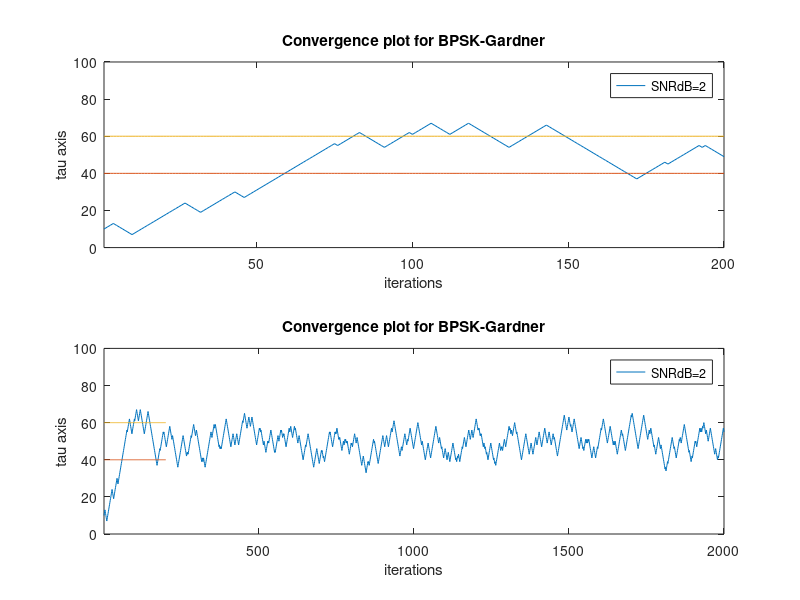
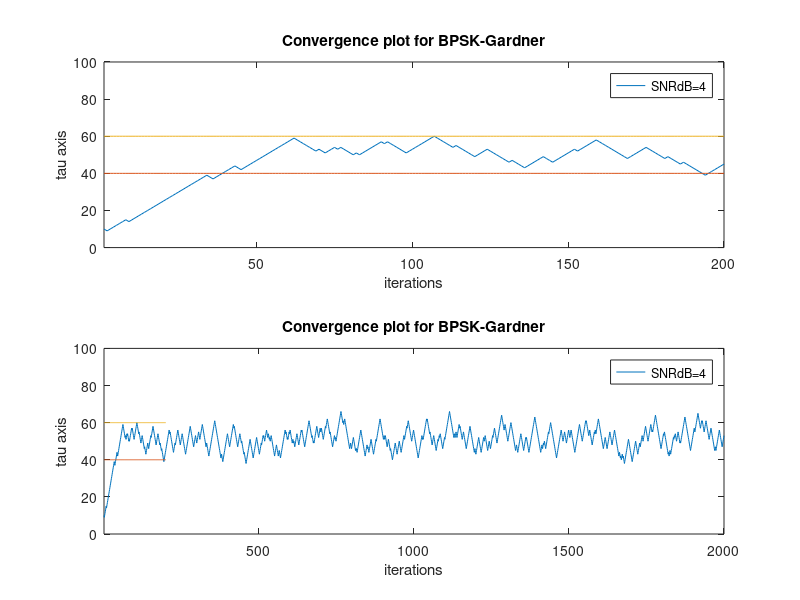
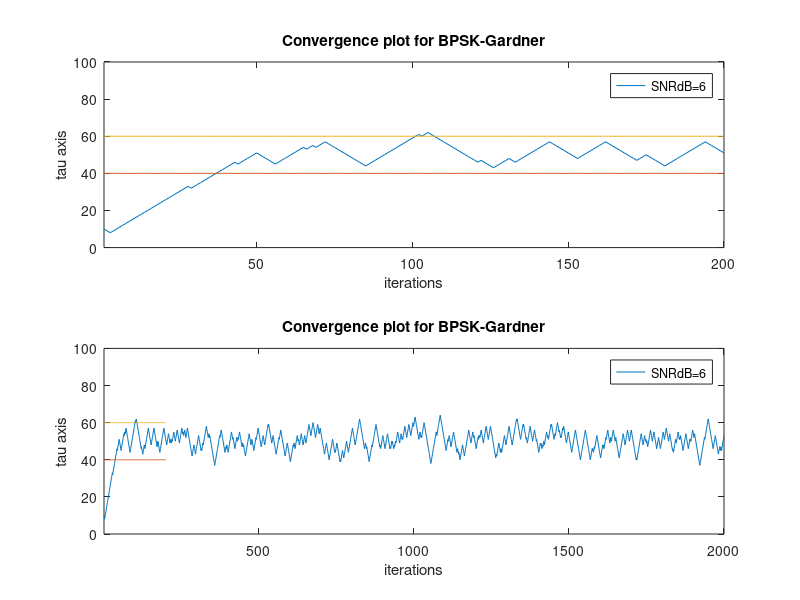
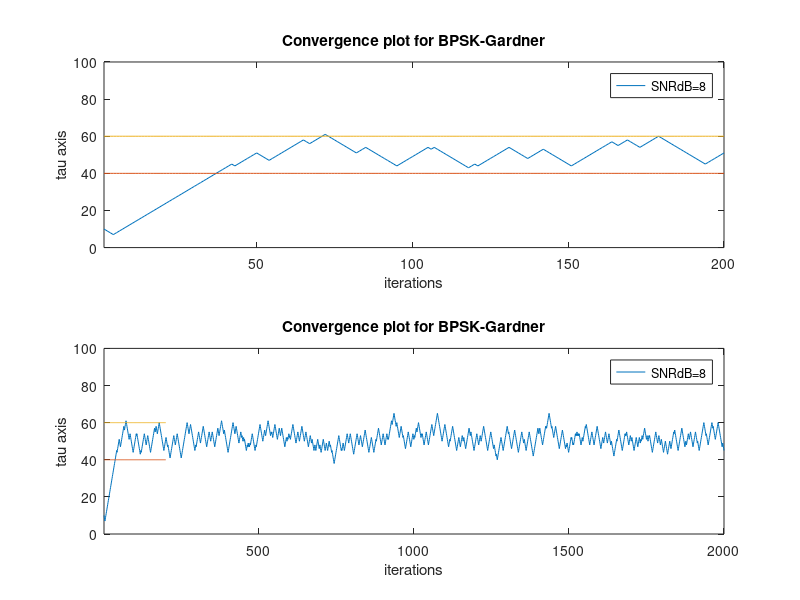

MATLAB code to generate these figures, in order:
clc
clear
close all
%% Data generation
N = 3*10^4; % Number of bits
ip = rand(1,N)>0.5;% Generating 0,1
data = 2*ip-1;
% BPSK modulation
Tsym = 100;% No. of samples per symbol
MSE = zeros(1,5); % A memory for the MSE
BER_sim = zeros(1,5); % A memory for the simulated BER
%% Pulse shape
p = sin(2*pi*(0:Tsym-1)/(2*Tsym));% Sinusoidal wave
%p=rcosdesign(0.5,10,Tsym,'sqrt');
data_up = zeros(1,length(data)*Tsym);% Creation a memory of zeros
data_up(1:Tsym:end) = data; % Interpolation the data
w = conv(data_up,p);% The convolution operation
%% Noise addition
SNRdB=2:2:10; % Signal to Noise Ratio
SNR=10.^(SNRdB/10) ;% The linear values for the noise
for cv=1:length(SNR) % Generate a loop
    noise=sqrt(1/(2*SNR(cv)))*randn(1,length(w));
                        % Noise generation
    received=w+noise;   % Received signal with noise
   % received=conv(received1,p);
%% Detection and Correction
    tau=0;              %Initial value for tau
    delta=Tsym/2;       %The shifting value before and
                        %after the midway sample
    center=60;          %The assumed place for the first
                        %midway sample
    a=zeros(1,N-1);
                        %A memory of zeros for the
                        %earlier samples
    cenpoint=zeros(1,N-1);
                        %A memory of zeros for the
                        %midway samples
    remind=zeros(1,N-1);
                        %A memory of zeros for the remind
    avgsamples=6;       %Six values of Gardner algorithm
                        %are used to find the average
    stepsize=1;          %Correction step size
    rit=0;              %Iteration counter
    GA=zeros(1,avgsamples); %A memory of zeros
    tauvector=zeros(1,1900); %A memory of zeros for tau
                             %vector(2000-100=1900)
    uor=0;                   %A counter for the tau vector
    for ii= (Tsym/2)+1:Tsym:length(received)-(Tsym/2)
        rit=rit+1; %A counter
        midsample=received(center); %The midway sample
        latesample=received(center+delta);%The late sample
        earlysample=received(center-delta);%The early sample                                            
        a(rit)=earlysample; %Save samples
        %% Error detection
         sub=latesample-earlysample;
        %Subtraction process
        GA(mod(rit,avgsamples)+1)=sub*midsample;
        %Gardner Algorithm
        %% Loop filter
        if mean(GA) > 0
            tau =- stepsize;             %Shift by decreasing
        else
            tau = stepsize;  %Shift by increasing
        end
        %% Safe remind values
        cenpoint(rit)=center; %Save positions of
                                %midway samples
        remind(rit)=rem((center-Tsym/2),Tsym);
                                %Save remind values to find
                            % convergence plots
       %% tau vector
        if rit>=100 && rit<2000 %tau vector from 100 to
                                %2000 where the convergence
            uor=uor+1; %happens
            tauvector(uor)= (remind(rit)-(Tsym/2)).^2;
                                    %Difference between the
                                    %estimated tau & the
        end %optimal tau
        %% Correction
        center=center+Tsym+tau; %Adding the tau value
        if center>=length(received)-(Tsym/2)-1
            break; %Break the loop when
                    %the midway sample reaches
                    %to 51 samples before
                        %the last sample
        end
    end
 %% Mean Squared Error (MSE) 
 	 MSE(cv)=mean(tauvector);	%Finding the Mean Squared Error 
 	 %% convergence plot 
 	 figure 
 	 symbols = 200; 
 	 subplot(2,1,1); 
 	 plot(remind(1:symbols), '-' ); 
 	 hold on 
 	 lim1=40*ones(1,symbols); 
 	 lim2=60*ones(1,symbols); 
 	 plot(lim1); 
 	 hold on 
 	 plot(lim2); 
 	 title( 'Convergence plot for BPSK-Gardner' ); 
 	 ylabel( 'tau axis' ), xlabel( 'iterations' ) 
 	 legend( [ 'SNRdB='  int2str(SNRdB(cv))]); 
 	 axis([1 symbols 0 Tsym]); 
 	 subplot(2,1,2); 
 	 symbols = 2000; 
 	 plot(remind(1:symbols), '-' ); 
 	 hold on 
 	 plot(lim1); 
 	 hold on 
 	 plot(lim2); 
 	 title( 'Convergence plot for BPSK-Gardner' ); 
  ylabel( 'tau axis' ), xlabel( 'iterations' ) 
 	 legend( [ 'SNRdB='  int2str(SNRdB(cv))]); 
 	 axis([1 symbols 0 Tsym]); 
 	 %% Calculating the simulated BER 
 	 Error=0;	%Set the initial value for Error 
 	for  k=1:N-1	%Error calculation 
 	if  ((a(k)>0 && data(k)==-1)||(a(k)< 0 && data(k)==1))  
	 	Error=Error+1; 	 
 end 
 	end 
 	 BER_sim(cv)=Error/(N-1);	%Calculate error/bit end 
end
%% Plot SNR Vs BER 
BER_th=(1/2)*erfc(sqrt(2*SNR)/sqrt(2));  	%Calculate The 
	 	 %theoretical BER 
figure 
semilogy(SNRdB,BER_th, 'k-' , 'LineWidth' ,2); %Plot theoretical BER 
hold on 
semilogy(SNRdB,BER_sim, 'r-' , 'LineWidth' ,2);	%Plot simulated BER 
title( 'SNR Vs. BER for BPSK-Gardner technique' ); 
legend( 'Theoretical' , 'Simulation' ); ylabel( 'log BER' ); xlabel( 'SNR in dB' );
